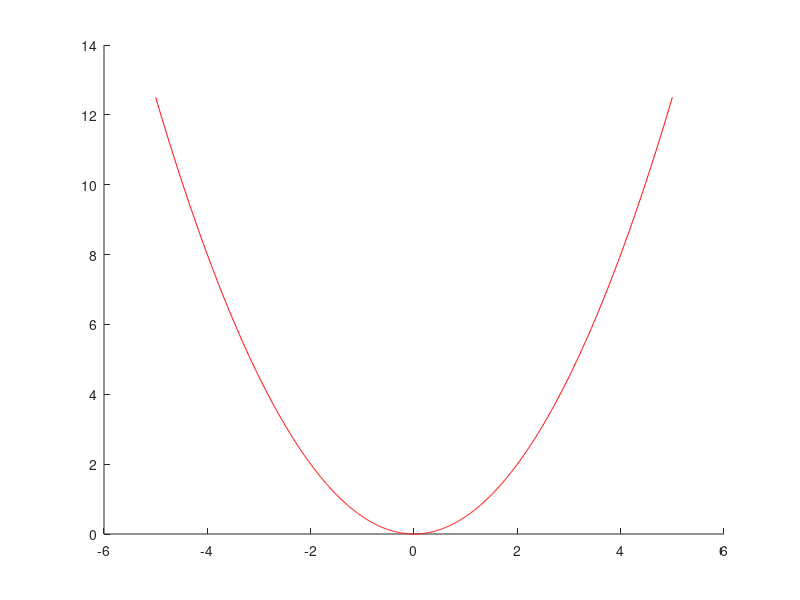
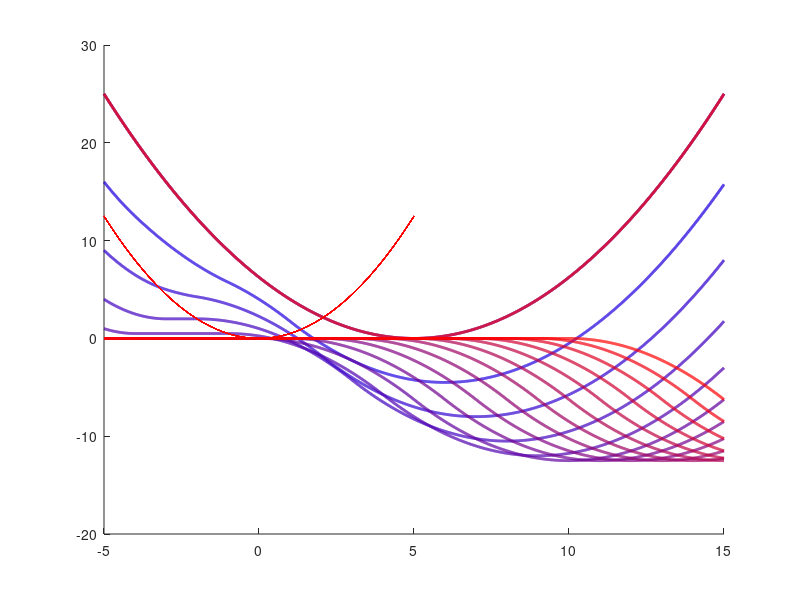

Reproduce these figures in MATLAB, in order.
clear all
close all
%%
lambda_list=0:1:15;
it=1;
for lambda=lambda_list
    
% lambda=0;
thresh=@(c,lambda)sign(c).*max(abs(c)-lambda,0);
h=@(c,lambda)0.5*c.^2.*(abs(c)<=lambda)+(abs(c)>lambda).*(0.5*lambda^2+lambda.*(abs(c)-lambda));
sq=@(c)0.5*c.^2;
c=[-5:0.01:5];
% figure(),plot(c,h(c,lambda))
hold on, plot(c,sq(c),'-r')

%%

x1=5;
x2=[-5:0.01:15];
dist=@(x1,x2,lambda)2*h((x1+x2)/2,lambda/2)-h(x1,lambda)-h(x2,lambda)+0.25*(x1-x2).^2;
figure(3),hold on, plot(x2,dist(x1,x2,lambda),'LineWidth',2,'Color',[it/length(lambda_list) 0 1-it/length(lambda_list)])
it=it+1;
end
hold on, plot(x2,0.25*(x1-x2).^2,'LineWidth',2,'Color',[1 0 0 ])
%%
ss=[6000,3000];
A=10*randn(ss);
B=10*randn(ss);
s=(A-B).^2;
ds=dist(A,B,lambda);